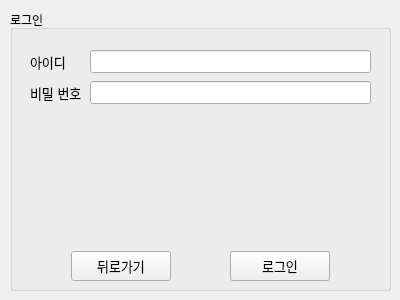
<?xml version="1.0" encoding="UTF-8"?>
<ui version="4.0">
 <class>LoginWidget</class>
 <widget class="QWidget" name="LoginWidget">
  <property name="geometry">
   <rect>
    <x>0</x>
    <y>0</y>
    <width>400</width>
    <height>300</height>
   </rect>
  </property>
  <property name="windowTitle">
   <string>Form</string>
  </property>
  <widget class="QGroupBox" name="groupBox">
   <property name="geometry">
    <rect>
     <x>10</x>
     <y>10</y>
     <width>381</width>
     <height>281</height>
    </rect>
   </property>
   <property name="title">
    <string>로그인</string>
   </property>
   <widget class="QWidget" name="verticalLayoutWidget">
    <property name="geometry">
     <rect>
      <x>0</x>
      <y>20</y>
      <width>381</width>
      <height>261</height>
     </rect>
    </property>
    <layout class="QVBoxLayout" name="verticalLayout" stretch="1,0">
     <property name="spacing">
      <number>8</number>
     </property>
     <property name="leftMargin">
      <number>10</number>
     </property>
     <property name="topMargin">
      <number>10</number>
     </property>
     <property name="rightMargin">
      <number>10</number>
     </property>
     <property name="bottomMargin">
      <number>10</number>
     </property>
     <item>
      <layout class="QFormLayout" name="formLayout">
       <property name="horizontalSpacing">
        <number>8</number>
       </property>
       <property name="verticalSpacing">
        <number>8</number>
       </property>
       <property name="leftMargin">
        <number>10</number>
       </property>
       <property name="topMargin">
        <number>10</number>
       </property>
       <property name="rightMargin">
        <number>10</number>
       </property>
       <property name="bottomMargin">
        <number>10</number>
       </property>
       <item row="0" column="0">
        <widget class="QLabel" name="idLabel">
         <property name="font">
          <font>
           <pointsize>10</pointsize>
          </font>
         </property>
         <property name="text">
          <string>아이디</string>
         </property>
        </widget>
       </item>
       <item row="0" column="1">
        <widget class="QLineEdit" name="idLineEdit">
         <property name="font">
          <font>
           <pointsize>10</pointsize>
           <bold>false</bold>
          </font>
         </property>
        </widget>
       </item>
       <item row="1" column="0">
        <widget class="QLabel" name="pwLabel">
         <property name="font">
          <font>
           <pointsize>10</pointsize>
          </font>
         </property>
         <property name="text">
          <string>비밀 번호</string>
         </property>
        </widget>
       </item>
       <item row="1" column="1">
        <widget class="QLineEdit" name="pwLineEdit">
         <property name="font">
          <font>
           <pointsize>10</pointsize>
           <bold>false</bold>
          </font>
         </property>
         <property name="echoMode">
          <enum>QLineEdit::EchoMode::Password</enum>
         </property>
        </widget>
       </item>
       <item row="2" column="1">
        <widget class="QLabel" name="messageLabel">
         <property name="frameShape">
          <enum>QFrame::Shape::NoFrame</enum>
         </property>
         <property name="frameShadow">
          <enum>QFrame::Shadow::Plain</enum>
         </property>
         <property name="text">
          <string/>
         </property>
         <property name="scaledContents">
          <bool>false</bool>
         </property>
         <property name="alignment">
          <set>Qt::AlignmentFlag::AlignLeading|Qt::AlignmentFlag::AlignLeft|Qt::AlignmentFlag::AlignTop</set>
         </property>
        </widget>
       </item>
      </layout>
     </item>
     <item>
      <layout class="QHBoxLayout" name="horizontalLayout_3" stretch="0,1">
       <item>
        <widget class="QPushButton" name="backBtn">
         <property name="minimumSize">
          <size>
           <width>100</width>
           <height>30</height>
          </size>
         </property>
         <property name="maximumSize">
          <size>
           <width>100</width>
           <height>30</height>
          </size>
         </property>
         <property name="font">
          <font>
           <pointsize>10</pointsize>
          </font>
         </property>
         <property name="text">
          <string>뒤로가기</string>
         </property>
        </widget>
       </item>
       <item>
        <widget class="QPushButton" name="loginBtn">
         <property name="minimumSize">
          <size>
           <width>100</width>
           <height>30</height>
          </size>
         </property>
         <property name="maximumSize">
          <size>
           <width>100</width>
           <height>30</height>
          </size>
         </property>
         <property name="font">
          <font>
           <pointsize>10</pointsize>
          </font>
         </property>
         <property name="text">
          <string>로그인</string>
         </property>
        </widget>
       </item>
      </layout>
     </item>
    </layout>
   </widget>
  </widget>
 </widget>
 <resources/>
 <connections/>
</ui>
